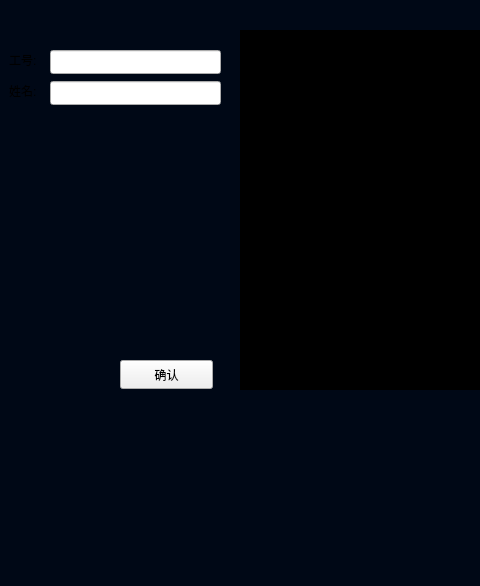
<?xml version="1.0" encoding="UTF-8"?>
<ui version="4.0">
 <class>RegisterPage</class>
 <widget class="QWidget" name="RegisterPage">
  <property name="geometry">
   <rect>
    <x>0</x>
    <y>0</y>
    <width>480</width>
    <height>586</height>
   </rect>
  </property>
  <property name="sizePolicy">
   <sizepolicy hsizetype="Preferred" vsizetype="Expanding">
    <horstretch>0</horstretch>
    <verstretch>0</verstretch>
   </sizepolicy>
  </property>
  <property name="windowTitle">
   <string>Form</string>
  </property>
  <property name="styleSheet">
   <string notr="true">#RegisterPage{
	background-color: rgb(0, 8, 22);
}
#lw_icon{
	background-color:transparent;
	color:rgb(255,255,255);
}
#pic_cover{
	border-image: url(:/image/注册摄像头界面240x360.png);
}

#bar_cover{
border-image:url(:/image/上部标题栏480X24.png);
}
</string>
  </property>
  <widget class="QListWidget" name="lw_icon">
   <property name="geometry">
    <rect>
     <x>0</x>
     <y>400</y>
     <width>480</width>
     <height>183</height>
    </rect>
   </property>
   <property name="sizePolicy">
    <sizepolicy hsizetype="Preferred" vsizetype="Preferred">
     <horstretch>0</horstretch>
     <verstretch>0</verstretch>
    </sizepolicy>
   </property>
  </widget>
  <widget class="QWidget" name="pic_cover" native="true">
   <property name="geometry">
    <rect>
     <x>240</x>
     <y>30</y>
     <width>240</width>
     <height>360</height>
    </rect>
   </property>
  </widget>
  <widget class="QWidget" name="bar_cover" native="true">
   <property name="geometry">
    <rect>
     <x>0</x>
     <y>0</y>
     <width>480</width>
     <height>24</height>
    </rect>
   </property>
  </widget>
  <widget class="QLabel" name="lb_picture">
   <property name="geometry">
    <rect>
     <x>240</x>
     <y>30</y>
     <width>240</width>
     <height>360</height>
    </rect>
   </property>
   <property name="sizePolicy">
    <sizepolicy hsizetype="Ignored" vsizetype="Ignored">
     <horstretch>0</horstretch>
     <verstretch>0</verstretch>
    </sizepolicy>
   </property>
   <property name="styleSheet">
    <string notr="true">background-color: rgb(0, 0, 0);</string>
   </property>
   <property name="text">
    <string/>
   </property>
   <property name="scaledContents">
    <bool>true</bool>
   </property>
  </widget>
  <widget class="QLineEdit" name="le_staffno">
   <property name="geometry">
    <rect>
     <x>50</x>
     <y>50</y>
     <width>171</width>
     <height>24</height>
    </rect>
   </property>
  </widget>
  <widget class="QLabel" name="lb_name">
   <property name="geometry">
    <rect>
     <x>9</x>
     <y>81</y>
     <width>34</width>
     <height>20</height>
    </rect>
   </property>
   <property name="text">
    <string>姓名:</string>
   </property>
  </widget>
  <widget class="QLabel" name="lb_staffno">
   <property name="geometry">
    <rect>
     <x>9</x>
     <y>50</y>
     <width>34</width>
     <height>20</height>
    </rect>
   </property>
   <property name="text">
    <string>工号:</string>
   </property>
  </widget>
  <widget class="QLineEdit" name="le_name">
   <property name="geometry">
    <rect>
     <x>50</x>
     <y>81</y>
     <width>171</width>
     <height>24</height>
    </rect>
   </property>
  </widget>
  <widget class="QPushButton" name="pb_ensure">
   <property name="geometry">
    <rect>
     <x>120</x>
     <y>360</y>
     <width>93</width>
     <height>29</height>
    </rect>
   </property>
   <property name="sizePolicy">
    <sizepolicy hsizetype="Preferred" vsizetype="Preferred">
     <horstretch>0</horstretch>
     <verstretch>0</verstretch>
    </sizepolicy>
   </property>
   <property name="maximumSize">
    <size>
     <width>120</width>
     <height>40</height>
    </size>
   </property>
   <property name="text">
    <string>确认</string>
   </property>
   <property name="flat">
    <bool>false</bool>
   </property>
  </widget>
  <zorder>lb_picture</zorder>
  <zorder>lw_icon</zorder>
  <zorder>pic_cover</zorder>
  <zorder>bar_cover</zorder>
  <zorder>le_staffno</zorder>
  <zorder>lb_name</zorder>
  <zorder>lb_staffno</zorder>
  <zorder>le_name</zorder>
  <zorder>pb_ensure</zorder>
 </widget>
 <resources/>
 <connections/>
</ui>
